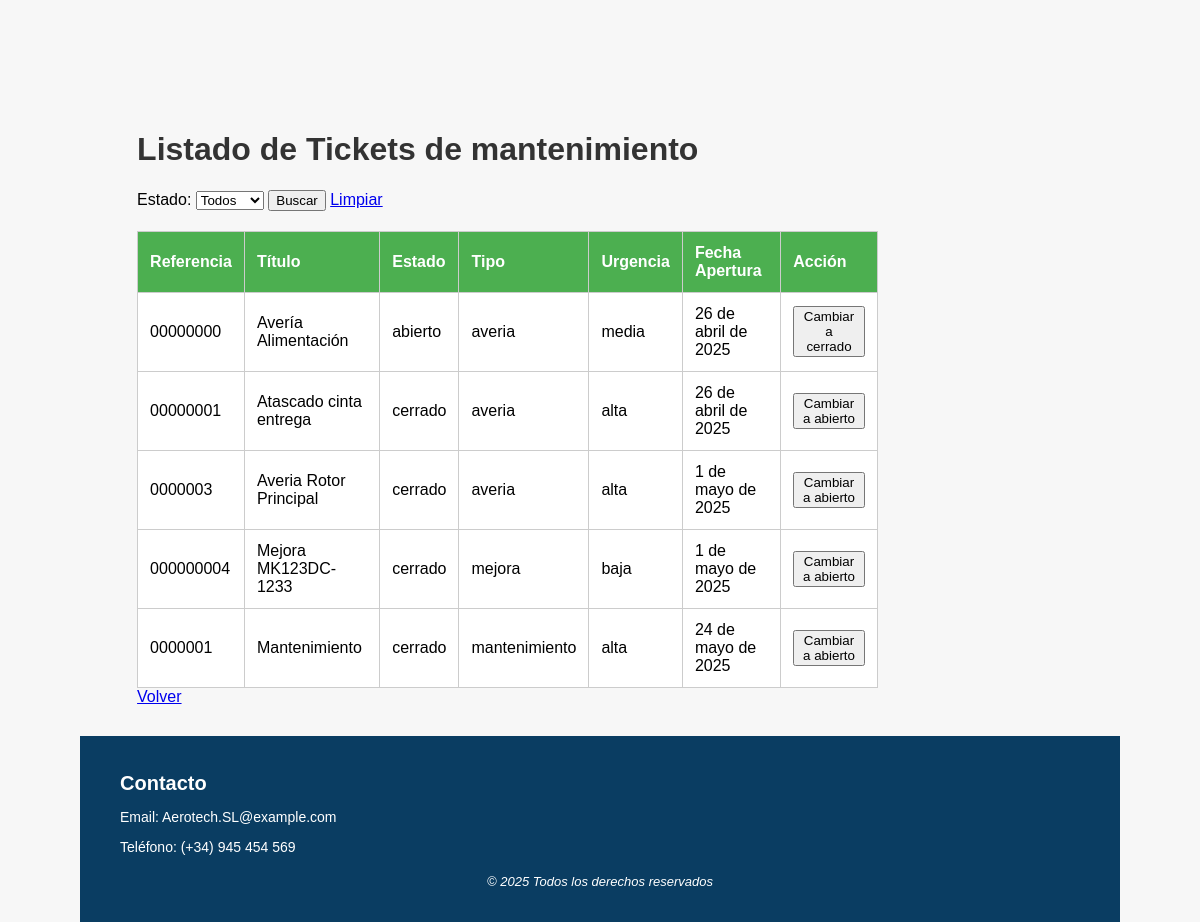
/Aerotech/tickets/, run on an earlier commit of the app's database.
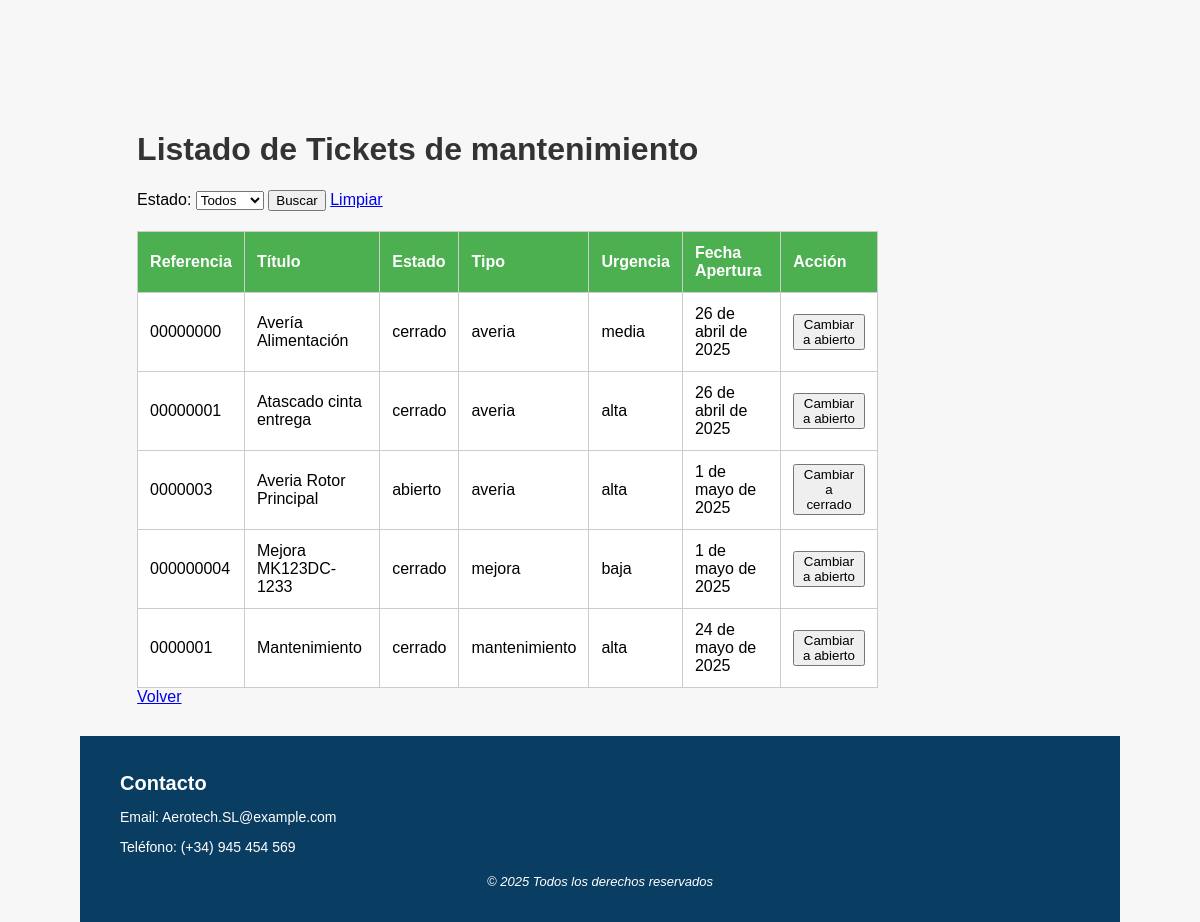
And on a later commit of the database.
### Aerotech/models.py (models this page shows, shortened)
class Ticket(models.Model):
    referencia = models.CharField(max_length=100, unique=True)
    titulo = models.CharField(max_length=200)
    descripcion = models.TextField()
    fecha_apertura = models.DateField(auto_now_add=True)
    fecha_resolucion = models.DateField(null=True, blank=True)
    urgencia = models.CharField(max_length=10, choices=[('alta', 'Alta'), ('media', 'Media'), ('baja', 'Baja')])
    tipo = models.CharField(max_length=15, choices=[('averia', 'Avería'), ('mejora', 'Mejora'), ('mantenimiento', 'Mantenimiento')])
    estado = models.CharField(max_length=10, choices=[('abierto', 'Abierto'), ('cerrado', 'Cerrado')])
    empleado = models.ForeignKey(Empleado, on_delete=models.SET_NULL, null=True)  # ONE TO MANY
    equipos = models.ManyToManyField(Equipo)

### Aerotech/views.py (the view)
# urls.py: path('tickets/', views.ListaTickets.as_view(), name='lista-tickets'),
class ListaTickets(ListView):
    model = Ticket
    template_name = 'lista_tickets.html'
    context_object_name = 'tickets'
    def get_queryset(self):
        queryset = super().get_queryset()
        estado = self.request.GET.get('estado')
        if estado:
            queryset = queryset.filter(estado=estado)
        return queryset
    def get_context_data(self, **kwargs):
        context = super().get_context_data(**kwargs)
        context['estados'] = Ticket.objects.values_list('estado', flat=True).distinct()
        return context

### templates/lista_tickets.html (shortened to what this page needs)
{% extends 'base.html' %}
{% load static %}
{% block content %}
<h1>Listado de Tickets de mantenimiento</h1>
<form method="get" class="mb-3">
  <label>Estado:</label>
  <select name="estado">
    <option value="">Todos</option>
  </select>
  <button type="submit">Buscar</button>
  <a href="{% url 'lista-tickets' %}">Limpiar</a>
</form>
<table>
  <thead>
    <tr>
      <th>Referencia</th>
      <th>Título</th>
      <th>Estado</th>
      <th>Tipo</th>
      <th>Urgencia</th>
      <th>Fecha Apertura</th>
      <th>Acción</th>
    </tr>
  </thead>
  <tbody>
    {% for ticket in tickets %}
    <tr id="ticket-{{ ticket.id }}">
      <td>{{ ticket.referencia }}</td>
      <td>{{ ticket.titulo }}</td>
      <td class="estado">{{ ticket.estado }}</td>
      <td>{{ ticket.tipo }}</td>
      <td>{{ ticket.urgencia }}</td>
      <td>{{ ticket.fecha_apertura }}</td>
      <td>
        <button type="button" onclick="cambiarEstado({{ ticket.id }})">
          {% if ticket.estado == 'abierto' %}
            Cambiar a cerrado
          {% else %}
            Cambiar a abierto
          {% endif %}
        </button>
      </td>
    </tr>
    {% empty %}
    <tr>
      <td colspan="7">No se encontraron tickets con ese estado.</td>
    </tr>
    {% endfor %}
  </tbody>
</table>
<a href="{% url 'home' %}">Volver</a>
{% endblock %}

What changed in the data, as far as the page shows it:
changed Ticket "Avería Alimentación": estado "abierto" → "cerrado"; estado "Cambiar a cerrado" → "Cambiar a abierto"
changed Ticket "Averia Rotor Principal": estado "cerrado" → "abierto"; estado "Cambiar a abierto" → "Cambiar a cerrado"
